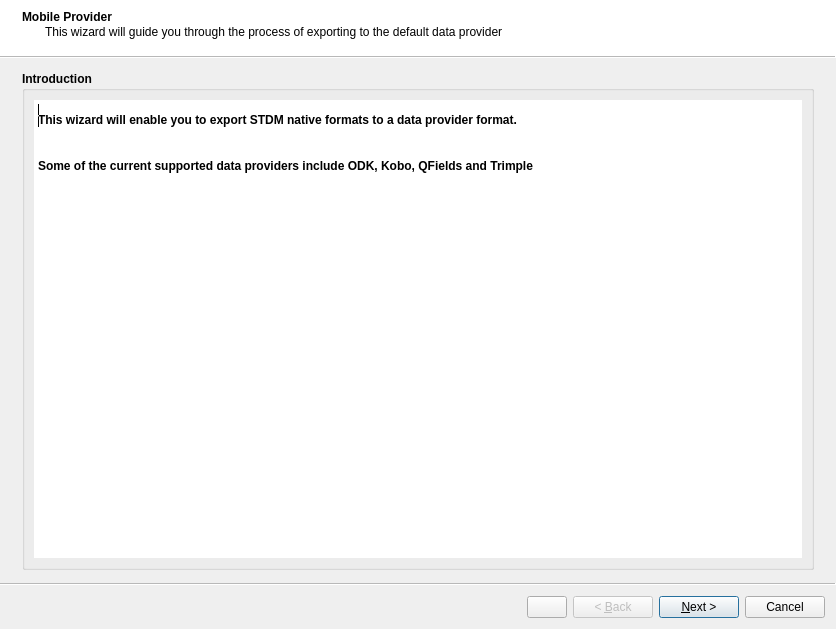
<?xml version="1.0" encoding="UTF-8"?>
<ui version="4.0">
 <class>MobileProviderWizard</class>
 <widget class="QWizard" name="MobileProviderWizard">
  <property name="windowModality">
   <enum>Qt::WindowModal</enum>
  </property>
  <property name="geometry">
   <rect>
    <x>0</x>
    <y>0</y>
    <width>836</width>
    <height>629</height>
   </rect>
  </property>
  <property name="sizePolicy">
   <sizepolicy hsizetype="Minimum" vsizetype="Fixed">
    <horstretch>0</horstretch>
    <verstretch>0</verstretch>
   </sizepolicy>
  </property>
  <property name="minimumSize">
   <size>
    <width>720</width>
    <height>100</height>
   </size>
  </property>
  <property name="baseSize">
   <size>
    <width>0</width>
    <height>460</height>
   </size>
  </property>
  <property name="windowTitle">
   <string>Mobile Provider Wizard</string>
  </property>
  <property name="modal">
   <bool>true</bool>
  </property>
  <property name="wizardStyle">
   <enum>QWizard::ModernStyle</enum>
  </property>
  <property name="options">
   <set>QWizard::HaveCustomButton1|QWizard::HelpButtonOnRight</set>
  </property>
  <widget class="QWizardPage" name="MobileProviderIntroduction">
   <property name="font">
    <font>
     <weight>75</weight>
     <bold>true</bold>
    </font>
   </property>
   <property name="title">
    <string>Mobile Provider</string>
   </property>
   <property name="subTitle">
    <string>This wizard will guide you through the process of exporting to the default data provider</string>
   </property>
   <layout class="QGridLayout" name="gridLayout_2">
    <item row="0" column="0">
     <widget class="QGroupBox" name="groupBox_16">
      <property name="title">
       <string>Introduction</string>
      </property>
      <layout class="QGridLayout" name="gridLayout_20">
       <item row="1" column="0" colspan="2">
        <widget class="QTextEdit" name="txtMobileProviderIntroduction">
         <property name="font">
          <font>
           <pointsize>14</pointsize>
           <weight>75</weight>
           <bold>true</bold>
          </font>
         </property>
         <property name="frameShape">
          <enum>QFrame::NoFrame</enum>
         </property>
         <property name="frameShadow">
          <enum>QFrame::Raised</enum>
         </property>
         <property name="html">
          <string>&lt;!DOCTYPE HTML PUBLIC &quot;-//W3C//DTD HTML 4.0//EN&quot; &quot;http://www.w3.org/TR/REC-html40/strict.dtd&quot;&gt;
&lt;html&gt;&lt;head&gt;&lt;meta name=&quot;qrichtext&quot; content=&quot;1&quot; /&gt;&lt;style type=&quot;text/css&quot;&gt;
p, li { white-space: pre-wrap; }
&lt;/style&gt;&lt;/head&gt;&lt;body style=&quot; font-family:'MS Shell Dlg 2'; font-size:14pt; font-weight:600; font-style:normal;&quot;&gt;
&lt;p style=&quot; margin-top:0px; margin-bottom:0px; margin-left:0px; margin-right:0px; -qt-block-indent:0; text-indent:0px;&quot;&gt;&lt;span style=&quot; vertical-align:sub;&quot;&gt;This wizard will enable you to export STDM native formats to a data provider format.&lt;/span&gt;&lt;/p&gt;
&lt;p style=&quot;-qt-paragraph-type:empty; margin-top:0px; margin-bottom:0px; margin-left:0px; margin-right:0px; -qt-block-indent:0; text-indent:0px; vertical-align:sub;&quot;&gt;&lt;br /&gt;&lt;/p&gt;
&lt;p style=&quot; margin-top:0px; margin-bottom:0px; margin-left:0px; margin-right:0px; -qt-block-indent:0; text-indent:0px;&quot;&gt;&lt;span style=&quot; vertical-align:sub;&quot;&gt;Some of the current supported data providers include ODK, Kobo, QFields and Trimple&lt;/span&gt;&lt;/p&gt;&lt;/body&gt;&lt;/html&gt;</string>
         </property>
        </widget>
       </item>
      </layout>
     </widget>
    </item>
   </layout>
  </widget>
  <widget class="QWizardPage" name="wpEntityCustom">
   <property name="title">
    <string>Entity Customization</string>
   </property>
   <property name="subTitle">
    <string>Add or edit entity columns, lookups and lookup values</string>
   </property>
   <layout class="QVBoxLayout" name="verticalLayout_9">
    <item>
     <widget class="QSplitter" name="splitter_3">
      <property name="sizePolicy">
       <sizepolicy hsizetype="Expanding" vsizetype="Expanding">
        <horstretch>0</horstretch>
        <verstretch>0</verstretch>
       </sizepolicy>
      </property>
      <property name="orientation">
       <enum>Qt::Vertical</enum>
      </property>
      <widget class="QSplitter" name="splitter">
       <property name="minimumSize">
        <size>
         <width>100</width>
         <height>100</height>
        </size>
       </property>
       <property name="orientation">
        <enum>Qt::Horizontal</enum>
       </property>
       <widget class="QGroupBox" name="groupBox">
        <property name="minimumSize">
         <size>
          <width>0</width>
          <height>0</height>
         </size>
        </property>
        <property name="title">
         <string>Entities</string>
        </property>
        <layout class="QVBoxLayout" name="verticalLayout_8">
         <property name="spacing">
          <number>5</number>
         </property>
         <property name="leftMargin">
          <number>5</number>
         </property>
         <property name="topMargin">
          <number>5</number>
         </property>
         <property name="rightMargin">
          <number>5</number>
         </property>
         <property name="bottomMargin">
          <number>5</number>
         </property>
         <item>
          <widget class="QListView" name="providerEntities">
           <property name="sizePolicy">
            <sizepolicy hsizetype="Expanding" vsizetype="Expanding">
             <horstretch>0</horstretch>
             <verstretch>1</verstretch>
            </sizepolicy>
           </property>
           <property name="minimumSize">
            <size>
             <width>0</width>
             <height>0</height>
            </size>
           </property>
           <property name="maximumSize">
            <size>
             <width>16777215</width>
             <height>16777215</height>
            </size>
           </property>
           <property name="selectionBehavior">
            <enum>QAbstractItemView::SelectRows</enum>
           </property>
          </widget>
         </item>
        </layout>
       </widget>
       <widget class="QGroupBox" name="groupBox_2">
        <property name="minimumSize">
         <size>
          <width>0</width>
          <height>0</height>
         </size>
        </property>
        <property name="title">
         <string>Columns</string>
        </property>
        <layout class="QVBoxLayout" name="verticalLayout">
         <property name="leftMargin">
          <number>5</number>
         </property>
         <property name="topMargin">
          <number>5</number>
         </property>
         <property name="rightMargin">
          <number>5</number>
         </property>
         <property name="bottomMargin">
          <number>5</number>
         </property>
         <item>
          <widget class="QTableView" name="providerEntityColumns">
           <property name="sizePolicy">
            <sizepolicy hsizetype="Expanding" vsizetype="Expanding">
             <horstretch>1</horstretch>
             <verstretch>1</verstretch>
            </sizepolicy>
           </property>
           <property name="minimumSize">
            <size>
             <width>0</width>
             <height>0</height>
            </size>
           </property>
           <property name="maximumSize">
            <size>
             <width>16777215</width>
             <height>16777215</height>
            </size>
           </property>
           <property name="frameShape">
            <enum>QFrame::StyledPanel</enum>
           </property>
           <property name="frameShadow">
            <enum>QFrame::Sunken</enum>
           </property>
           <property name="selectionMode">
            <enum>QAbstractItemView::SingleSelection</enum>
           </property>
           <property name="selectionBehavior">
            <enum>QAbstractItemView::SelectRows</enum>
           </property>
           <attribute name="horizontalHeaderDefaultSectionSize">
            <number>130</number>
           </attribute>
           <attribute name="horizontalHeaderStretchLastSection">
            <bool>true</bool>
           </attribute>
           <attribute name="verticalHeaderDefaultSectionSize">
            <number>30</number>
           </attribute>
          </widget>
         </item>
         <item>
          <layout class="QHBoxLayout" name="horizontalLayout_2">
           <item>
            <spacer name="horizontalSpacer">
             <property name="orientation">
              <enum>Qt::Horizontal</enum>
             </property>
             <property name="sizeHint" stdset="0">
              <size>
               <width>40</width>
               <height>20</height>
              </size>
             </property>
            </spacer>
           </item>
           <item>
            <widget class="QPushButton" name="btnEditApperance">
             <property name="minimumSize">
              <size>
               <width>30</width>
               <height>25</height>
              </size>
             </property>
             <property name="maximumSize">
              <size>
               <width>30</width>
               <height>25</height>
              </size>
             </property>
             <property name="text">
              <string/>
             </property>
             <property name="iconSize">
              <size>
               <width>20</width>
               <height>20</height>
              </size>
             </property>
            </widget>
           </item>
          </layout>
         </item>
        </layout>
       </widget>
      </widget>
     </widget>
    </item>
   </layout>
  </widget>
  <widget class="QWizardPage" name="wpSaveProfile">
   <property name="title">
    <string>Save configuration</string>
   </property>
   <property name="subTitle">
    <string>Click finish to save changes in your configuration to the database.</string>
   </property>
   <layout class="QFormLayout" name="formLayout_10">
    <item row="0" column="0">
     <widget class="QLabel" name="label_2">
      <property name="text">
       <string>Save status will be displayed in the window below.</string>
      </property>
     </widget>
    </item>
    <item row="1" column="0" colspan="2">
     <widget class="QTextEdit" name="txtHtml">
      <property name="sizePolicy">
       <sizepolicy hsizetype="Expanding" vsizetype="Expanding">
        <horstretch>0</horstretch>
        <verstretch>1</verstretch>
       </sizepolicy>
      </property>
      <property name="readOnly">
       <bool>true</bool>
      </property>
     </widget>
    </item>
   </layout>
  </widget>
 </widget>
 <tabstops>
  <tabstop>txtMobileProviderIntroduction</tabstop>
  <tabstop>providerEntities</tabstop>
  <tabstop>btnEditApperance</tabstop>
  <tabstop>providerEntityColumns</tabstop>
  <tabstop>txtHtml</tabstop>
 </tabstops>
 <resources/>
 <connections/>
</ui>
